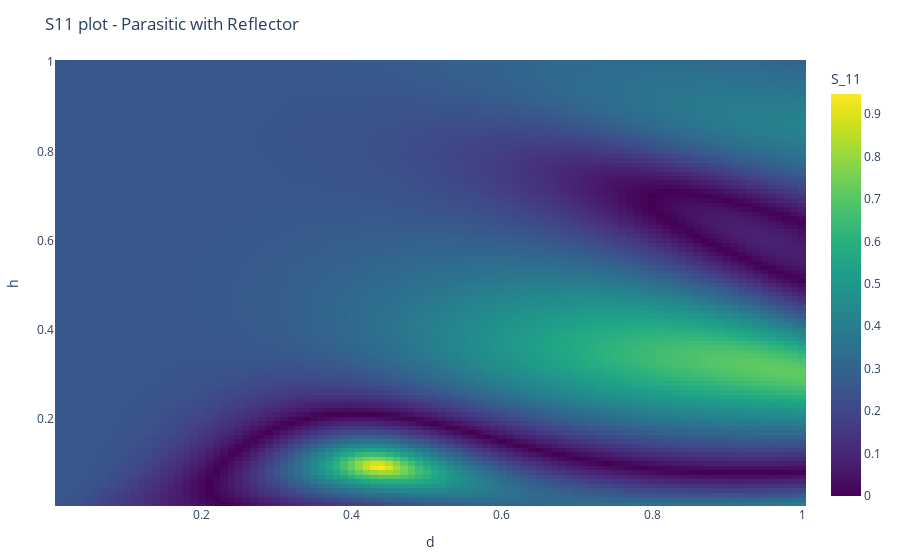

Write notebook code for a chart like this one.
### Code cell
steps = 100
d_max = 1
h_max = 1
step_d = d_max / steps
step_h = h_max / steps

d = step_d:step_d:d_max
h = step_h:step_h:h_max

Zin = Matrix{ComplexF64}(undef, length(d), length(h))
println("Type of Zin: $(typeof(Zin))")
for i in enumerate(d)
    for j in enumerate(h)
        Z_d = 73.1 + 42.5im # Self-impedance of a half-wave dipole
        Z_11 = Z_d

        Zm = parallelMutualImpedance(f, l, i[2])
        Z_12 = complex(first(Zm), last(Zm))

        Zm = parallelMutualImpedance(f, l, 2i[2])
        Z_13 = complex(first(Zm), last(Zm))

        Zm = parallelMutualImpedance(f, l, 2j[2])
        Z_14 = complex(first(Zm), last(Zm))

        Zm = parallelMutualImpedance(f, l, sqrt(i[2]^2 + j[2]^2))
        Z_15 = complex(first(Zm), last(Zm))

        Zm = parallelMutualImpedance(f, l, sqrt(4i[2]^2 + j[2]^2))
        Z_16 = complex(first(Zm), last(Zm))

        Zin[i[1], j[1]] = - 2(Z_12 - Z_15)^2 / (Z_11 + Z_13 - Z_15 - Z_16) + Z_11
    end
end


Zin = abs.(Zin)
S11 = abs.((Zin - 50 * ones(size(Zin))) ./ (Zin + 50 * ones(size(Zin))))
# PlotlyJS.heatmap(d, h, S11, xlabel="d", ylabel="h", title="S11")

trace = PlotlyJS.heatmap(z=S11, x=d, y=h, colorbar_title="S_11", colorscale="Viridis")
layout = Layout(title="S11 plot - Parasitic with Reflector", xaxis_title="d", yaxis_title="h")
p = PlotlyJS.plot(trace, layout)
display(p)

### Figure 1 — Plotly figure (JSON) as saved in the notebook; plotly's stock layout.template omitted (floating-point values rounded to 4 significant figures; data arrays with more than 128 entries replaced by an {"elided": "..."} marker saying what was removed)
{"data": [{"colorbar": {"title": "S_11"}, "colorscale": "Viridis", "transpose": true, "type": "heatmap", "x": [0.01, 0.02, 0.03, 0.04, 0.05, 0.06, 0.07, 0.08, 0.09, 0.1, 0.11, 0.12, 0.13, 0.14, 0.15, 0.16, 0.17, 0.18, 0.19, 0.2, 0.21, 0.22, 0.23, 0.24, 0.25, 0.26, 0.27, 0.28, 0.29, 0.3, 0.31, 0.32, 0.33, 0.34, 0.35, 0.36, 0.37, 0.38, 0.39, 0.4, 0.41, 0.42, 0.43, 0.44, 0.45, 0.46, 0.47, 0.48, 0.49, 0.5, 0.51, 0.52, 0.53, 0.54, 0.55, 0.56, 0.57, 0.58, 0.59, 0.6, 0.61, 0.62, 0.63, 0.64, 0.65, 0.66, 0.67, 0.68, 0.69, 0.7, 0.71, 0.72, 0.73, 0.74, 0.75, 0.76, 0.77, 0.78, 0.79, 0.8, 0.81, 0.82, 0.83, 0.84, 0.85, 0.86, 0.87, 0.88, 0.89, 0.9, 0.91, 0.92, 0.93, 0.94, 0.95, 0.96, 0.97, 0.98, 0.99, 1], "y": [0.01, 0.02, 0.03, 0.04, 0.05, 0.06, 0.07, 0.08, 0.09, 0.1, 0.11, 0.12, 0.13, 0.14, 0.15, 0.16, 0.17, 0.18, 0.19, 0.2, 0.21, 0.22, 0.23, 0.24, 0.25, 0.26, 0.27, 0.28, 0.29, 0.3, 0.31, 0.32, 0.33, 0.34, 0.35, 0.36, 0.37, 0.38, 0.39, 0.4, 0.41, 0.42, 0.43, 0.44, 0.45, 0.46, 0.47, 0.48, 0.49, 0.5, 0.51, 0.52, 0.53, 0.54, 0.55, 0.56, 0.57, 0.58, 0.59, 0.6, 0.61, 0.62, 0.63, 0.64, 0.65, 0.66, 0.67, 0.68, 0.69, 0.7, 0.71, 0.72, 0.73, 0.74, 0.75, 0.76, 0.77, 0.78, 0.79, 0.8, 0.81, 0.82, 0.83, 0.84, 0.85, 0.86, 0.87, 0.88, 0.89, 0.9, 0.91, 0.92, 0.93, 0.94, 0.95, 0.96, 0.97, 0.98, 0.99, 1], "z": {"elided": "100x100 float values"}}], "layout": {"margin": {"b": 50, "l": 50, "r": 50, "t": 60}, "title": "S11 plot - Parasitic with Reflector", "xaxis": {"title": {"text": "d"}}, "yaxis": {"title": {"text": "h"}}}}
